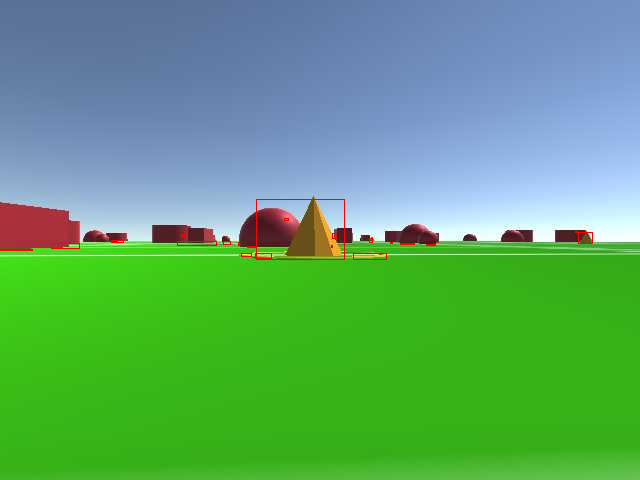
#> input picture image.png, 640 x 480 px, given in place of image1.png, which was not available
$ python img_viewer.py
#> lines starting #> are read from the running program, lines starting #| are printed output that depends on the picture; after the words box and inside, x2 and y2 are one past the last pixel; in counts of white or black regions, pixels touching at a corner belong together; pictures that were not available may be replaced by others from this repository, and a replacement may not be noted
#!/usr/bin/env python

import time, os
import cv2
import numpy as np

WYPT_LOWER = np.array([5, 80, 80]) # 10-20 gets the medium-dark stuff
WYPT_UPPER = np.array([40, 255, 255]) # 20-30 seems even better at that
WYPT_KERNEL = np.ones((2, 2), np.uint8)

OBS_LOWER = np.array([157, 107, 47])
OBS_UPPER = np.array([190, 230, 255])

WAYPOINTS = True # set false for obstacle detection
FAST = True

image_num = 1

cv2.namedWindow("original")
cv2.namedWindow("altered")
os.chdir("C:\\Users\\Brown_Family01\\Documents\\GitHub\\SCR-SWC-20\\images")

while True:
    start = time.time()

    original = cv2.imread("image" + str(image_num) + ".png")
#> original is the input picture: shape (480, 640, 3); mean B, G, R 109.2, 166.8, 95
    cv2.imshow("original", original)

    hsv = cv2.cvtColor(original, cv2.COLOR_BGR2HSV)
#> hsv: shape (480, 640, 3); mean H, S, V 81.3, 156.4, 189.3
    gray = cv2.cvtColor(original, cv2.COLOR_BGR2GRAY)
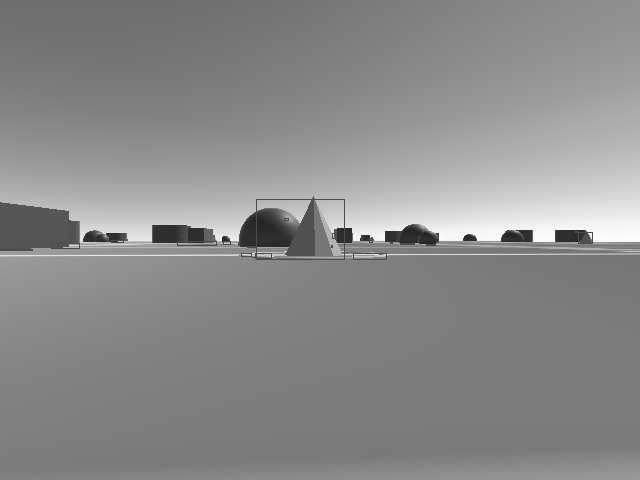
#> gray: shape (480, 640); min 6, max 255, mean 138.8

    wypt_mask = cv2.inRange(hsv, WYPT_LOWER, WYPT_UPPER)
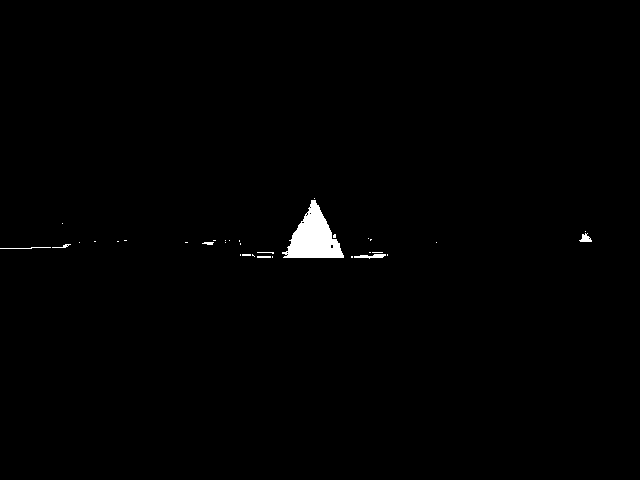
#> wypt_mask: shape (480, 640); 0.75% white; 34 white regions (27 under 20 px), largest, box (x1, y1, x2, y2) and area: (282, 200, 344, 258) 1892, (354, 254, 386, 259) 93, (579, 233, 592, 242) 69
    wypt_mask = cv2.erode(wypt_mask, WYPT_KERNEL, iterations=1)
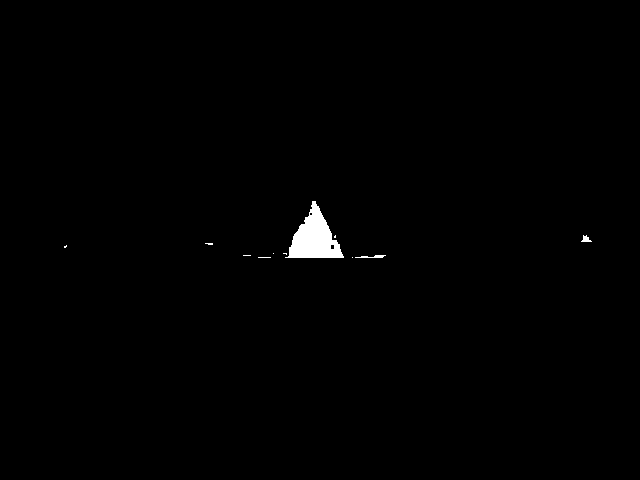
#> wypt_mask: shape (480, 640); 0.61% white; 11 white regions (8 under 20 px), largest, box (x1, y1, x2, y2) and area: (285, 201, 344, 258) 1735, (355, 255, 386, 258) 56, (581, 235, 592, 242) 44

    gray = cv2.bitwise_and(hsv, hsv, mask=wypt_mask) # apply color mask
#> gray: shape (480, 640, 3); mean H, S, V 0.1, 1.2, 0.9
    hsv = cv2.bitwise_and(hsv, hsv, mask=wypt_mask)
    edges = cv2.Canny(gray, 100, 300) # get edges
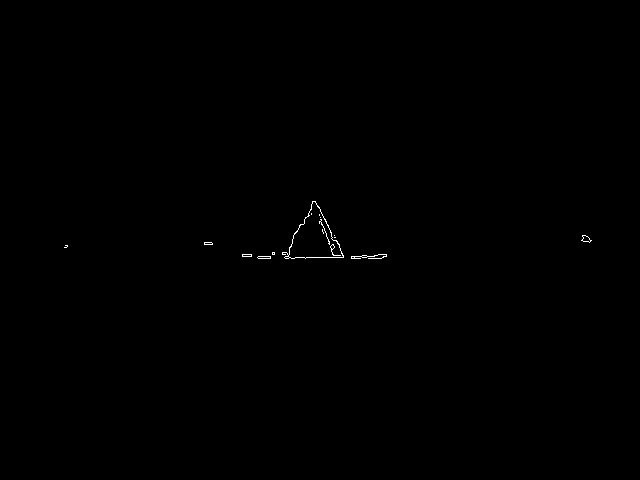
#> edges: shape (480, 640); 0.15% white in thin lines or dots, all inside (x1, y1, x2, y2) = (64, 201, 592, 259)

    # draw a crosshair
    cv2.line(hsv, (320, 230), (320, 250), (180, 255, 200), 3)
#> hsv: shape (480, 640, 3); mean H, S, V 0.2, 1.2, 0.9
    cv2.line(hsv, (310, 240), (330, 240), (180, 255, 200), 3)
#> hsv: shape (480, 640, 3); mean H, S, V 0.2, 1.2, 0.9

    hsv = cv2.cvtColor(hsv, cv2.COLOR_HSV2BGR)
    #gray = cv2.cvtColor(gray, cv2.COLOR_GRAY2BGR)
    cv2.imshow("altered", edges)
    #print(time.time() - start)
    key = cv2.waitKey()
#> (key q is pressed here)
    if key == ord("a"):
        image_num += 1

        if image_num > 47:
            image_num = 1
    elif key == ord("d"):
        image_num -= 1

        if image_num < 1:
            image_num = 47
    elif key == ord("q"):
        raise SystemExit
#> (the program exits here)
